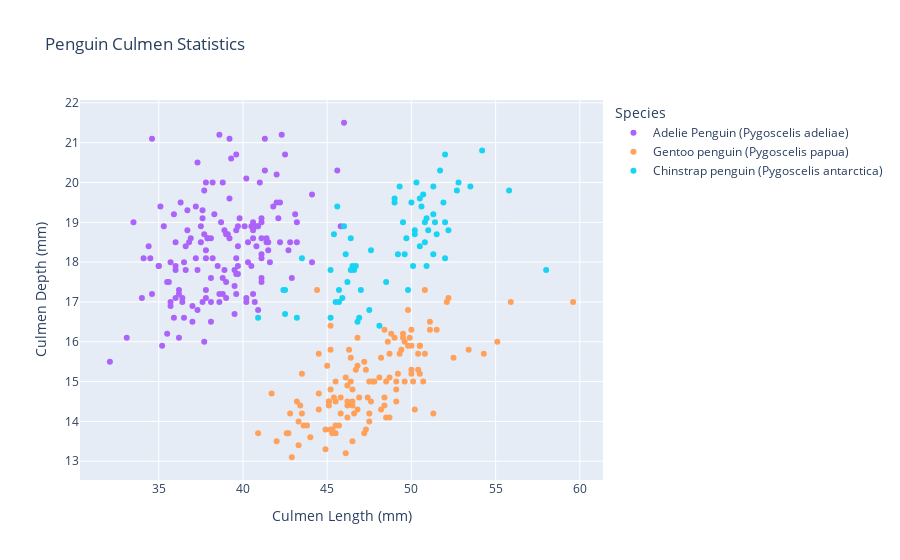

Write notebook code for a chart like this one.
### Code cell
color_map = {
    'Adelie': 'rgb(235, 52, 52)',      
    'Gentoo': 'rgb(235, 149, 52)',    
    'Chinstrap': 'rgb(67, 52, 235)'    
}
fig = px.scatter(
    data_frame = penguins,
    x='Culmen Length (mm)',
    y='Culmen Depth (mm)',
    color='Species',
    color_discrete_map=color_map,
    title='Penguin Culmen Statistics',
)

fig.show()

### Figure 1 — Plotly figure (JSON) as saved in the notebook; plotly's stock layout.template omitted (floating-point values rounded to 4 significant figures; data arrays with more than 128 entries replaced by an {"elided": "..."} marker saying what was removed)
{"data": [{"hovertemplate": "Species=Adelie Penguin (Pygoscelis adeliae)<br>Culmen Length (mm)=%{x}<br>Culmen Depth (mm)=%{y}<extra></extra>", "legendgroup": "Adelie Penguin (Pygoscelis adeliae)", "marker": {"color": "#ab63fa", "symbol": "circle"}, "mode": "markers", "name": "Adelie Penguin (Pygoscelis adeliae)", "orientation": "v", "showlegend": true, "type": "scatter", "x": {"elided": "152 float values"}, "xaxis": "x", "y": {"elided": "152 float values"}, "yaxis": "y"}, {"hovertemplate": "Species=Gentoo penguin (Pygoscelis papua)<br>Culmen Length (mm)=%{x}<br>Culmen Depth (mm)=%{y}<extra></extra>", "legendgroup": "Gentoo penguin (Pygoscelis papua)", "marker": {"color": "#FFA15A", "symbol": "circle"}, "mode": "markers", "name": "Gentoo penguin (Pygoscelis papua)", "orientation": "v", "showlegend": true, "type": "scatter", "x": [46.1, 50, 48.7, 50, 47.6, 46.5, 45.4, 46.7, 43.3, 46.8, 40.9, 49, 45.5, 48.4, 45.8, 49.3, 42, 49.2, 46.2, 48.7, 50.2, 45.1, 46.5, 46.3, 42.9, 46.1, 44.5, 47.8, 48.2, 50, 47.3, 42.8, 45.1, 59.6, 49.1, 48.4, 42.6, 44.4, 44, 48.7, 42.7, 49.6, 45.3, 49.6, 50.5, 43.6, 45.5, 50.5, 44.9, 45.2, 46.6, 48.5, 45.1, 50.1, 46.5, 45, 43.8, 45.5, 43.2, 50.4, 45.3, 46.2, 45.7, 54.3, 45.8, 49.8, 46.2, 49.5, 43.5, 50.7, 47.7, 46.4, 48.2, 46.5, 46.4, 48.6, 47.5, 51.1, 45.2, 45.2, 49.1, 52.5, 47.4, 50, 44.9, 50.8, 43.4, 51.3, 47.5, 52.1, 47.5, 52.2, 45.5, 49.5, 44.5, 50.8, 49.4, 46.9, 48.4, 51.1, 48.5, 55.9, 47.2, 49.1, 47.3, 46.8, 41.7, 53.4, 43.3, 48.1, 50.5, 49.8, 43.5, 51.5, 46.2, 55.1, 44.5, 48.8, 47.2, null, 46.8, 50.4, 45.2, 49.9], "xaxis": "x", "y": [13.2, 16.3, 14.1, 15.2, 14.5, 13.5, 14.6, 15.3, 13.4, 15.4, 13.7, 16.1, 13.7, 14.6, 14.6, 15.7, 13.5, 15.2, 14.5, 15.1, 14.3, 14.5, 14.5, 15.8, 13.1, 15.1, 14.3, 15, 14.3, 15.3, 15.3, 14.2, 14.5, 17, 14.8, 16.3, 13.7, 17.3, 13.6, 15.7, 13.7, 16, 13.7, 15, 15.9, 13.9, 13.9, 15.9, 13.3, 15.8, 14.2, 14.1, 14.4, 15, 14.4, 15.4, 13.9, 15, 14.5, 15.3, 13.8, 14.9, 13.9, 15.7, 14.2, 16.8, 14.4, 16.2, 14.2, 15, 15, 15.6, 15.6, 14.8, 15, 16, 14.2, 16.3, 13.8, 16.4, 14.5, 15.6, 14.6, 15.9, 13.8, 17.3, 14.4, 14.2, 14, 17, 15, 17.1, 14.5, 16.1, 14.7, 15.7, 15.8, 14.6, 14.4, 16.5, 15, 17, 15.5, 15, 13.8, 16.1, 14.7, 15.8, 14, 15.1, 15.2, 15.9, 15.2, 16.3, 14.1, 16, 15.7, 16.2, 13.7, null, 14.3, 15.7, 14.8, 16.1], "yaxis": "y"}, {"hovertemplate": "Species=Chinstrap penguin (Pygoscelis antarctica)<br>Culmen Length (mm)=%{x}<br>Culmen Depth (mm)=%{y}<extra></extra>", "legendgroup": "Chinstrap penguin (Pygoscelis antarctica)", "marker": {"color": "#19d3f3", "symbol": "circle"}, "mode": "markers", "name": "Chinstrap penguin (Pygoscelis antarctica)", "orientation": "v", "showlegend": true, "type": "scatter", "x": [46.5, 50, 51.3, 45.4, 52.7, 45.2, 46.1, 51.3, 46, 51.3, 46.6, 51.7, 47, 52, 45.9, 50.5, 50.3, 58, 46.4, 49.2, 42.4, 48.5, 43.2, 50.6, 46.7, 52, 50.5, 49.5, 46.4, 52.8, 40.9, 54.2, 42.5, 51, 49.7, 47.5, 47.6, 52, 46.9, 53.5, 49, 46.2, 50.9, 45.5, 50.9, 50.8, 50.1, 49, 51.5, 49.8, 48.1, 51.4, 45.7, 50.7, 42.5, 52.2, 45.2, 49.3, 50.2, 45.6, 51.9, 46.8, 45.7, 55.8, 43.5, 49.6, 50.8, 50.2], "xaxis": "x", "y": [17.9, 19.5, 19.2, 18.7, 19.8, 17.8, 18.2, 18.2, 18.9, 19.9, 17.8, 20.3, 17.3, 18.1, 17.1, 19.6, 20, 17.8, 18.6, 18.2, 17.3, 17.5, 16.6, 19.4, 17.9, 19, 18.4, 19, 17.8, 20, 16.6, 20.8, 16.7, 18.8, 18.6, 16.8, 18.3, 20.7, 16.6, 19.9, 19.5, 17.5, 19.1, 17, 17.9, 18.5, 17.9, 19.6, 18.7, 17.3, 16.4, 19, 17.3, 19.7, 17.3, 18.8, 16.6, 19.9, 18.8, 19.4, 19.5, 16.5, 17, 19.8, 18.1, 18.2, 19, 18.7], "yaxis": "y"}], "layout": {"autosize": true, "legend": {"title": {"text": "Species"}, "tracegroupgap": 0}, "title": {"text": "Penguin Culmen Statistics"}, "xaxis": {"anchor": "y", "autorange": true, "domain": [0, 1], "range": [30.39, 61.31], "title": {"text": "Culmen Length (mm)"}, "type": "linear"}, "yaxis": {"anchor": "x", "autorange": true, "domain": [0, 1], "range": [12.41, 22.19], "title": {"text": "Culmen Depth (mm)"}, "type": "linear"}}}
